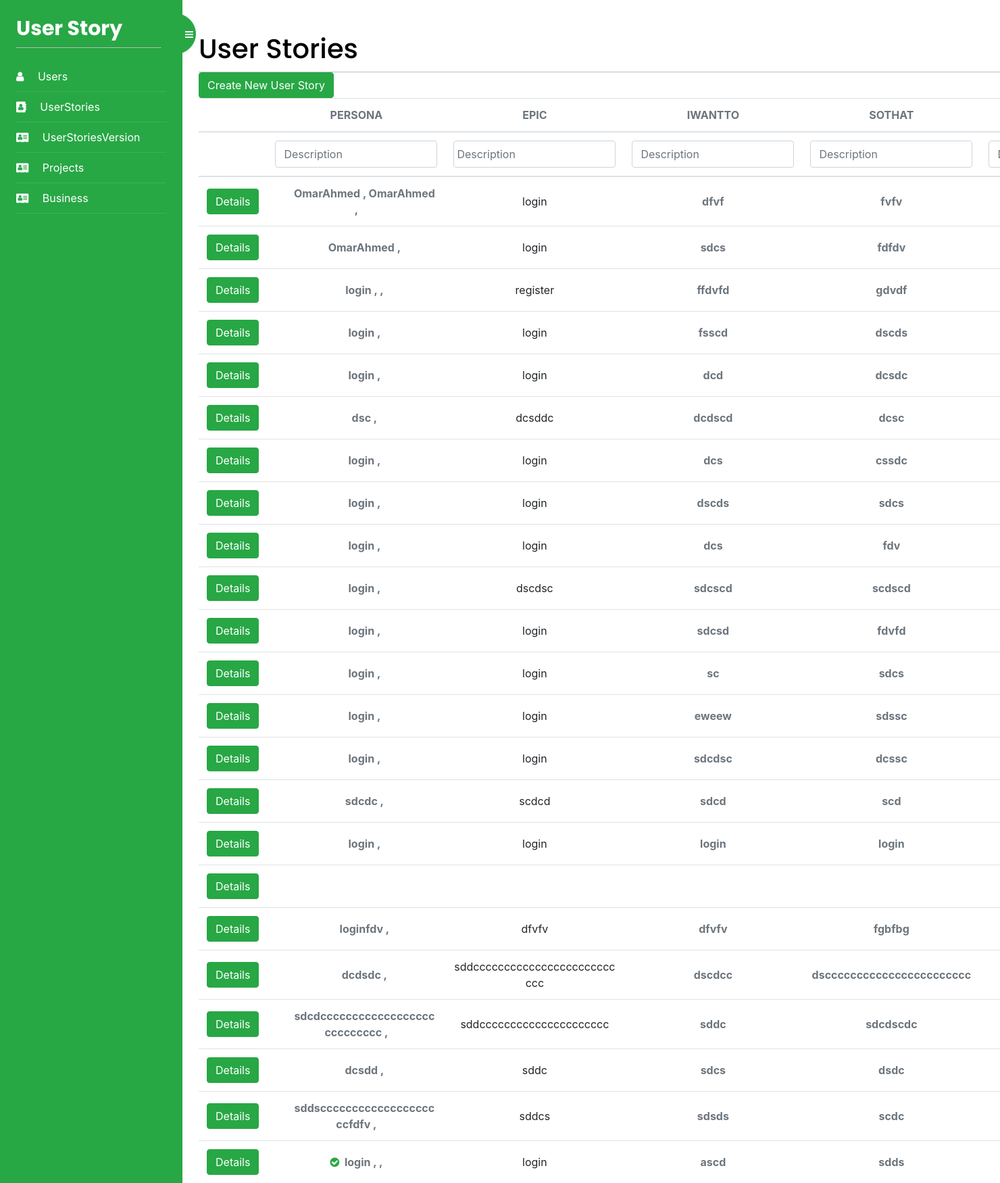
/UserStories/list/ (signed in), run on an earlier commit of the app's database.
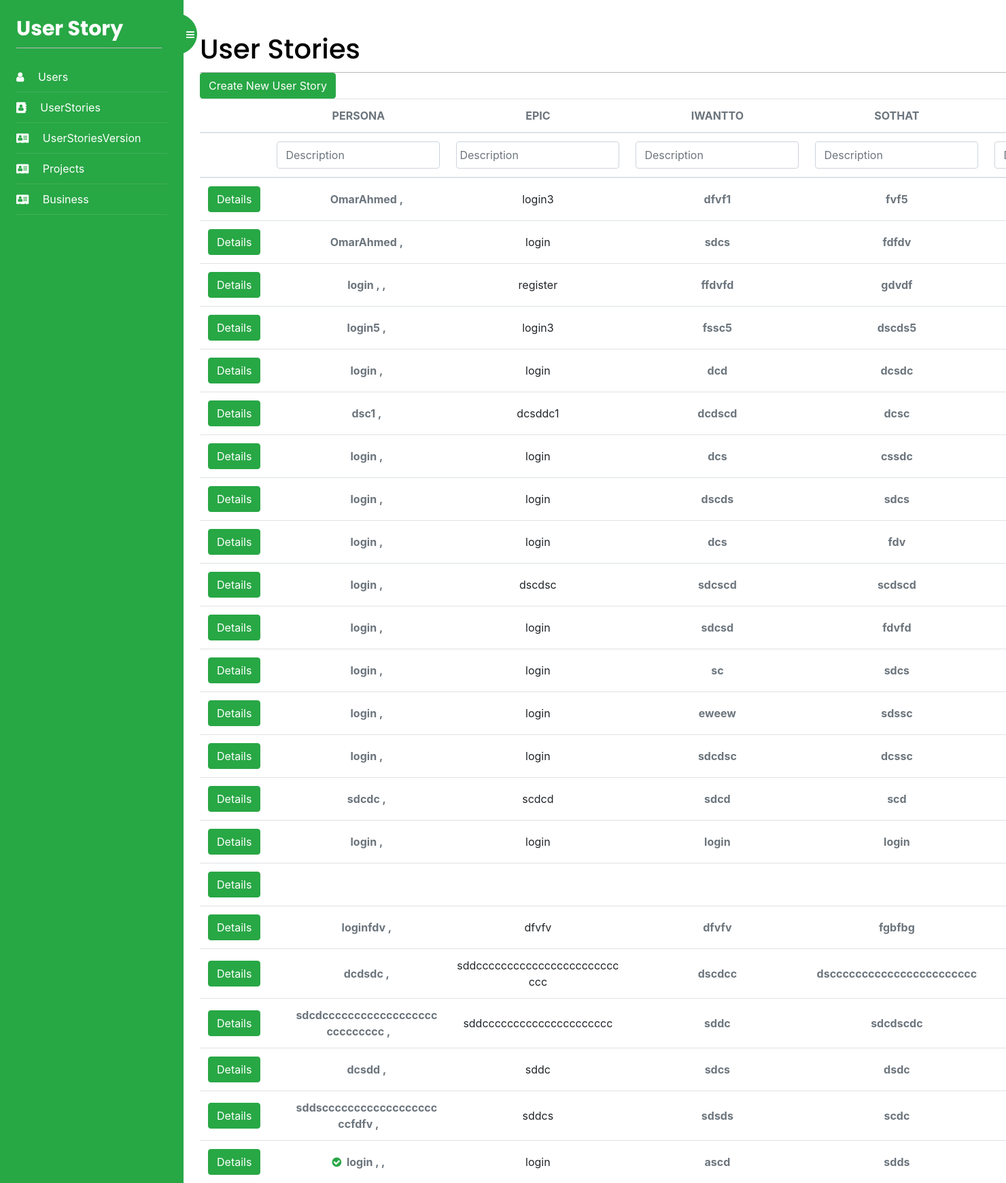
And on a later commit of the database.
### UserStoryApp/models.py (models this page shows, shortened)
class UserStory(models.Model):
    id = models.AutoField(primary_key=True)
    iWantTO = models.TextField(blank=True)
    soThat = models.TextField(blank=True)
    priority = models.TextField(blank=True)
    userStoriesVersion = models.ForeignKey(
        UserStoryVersion, on_delete=models.CASCADE, blank=True, null=True)
    Persona = models.ManyToManyField(Persona)
    RAIDS = models.ManyToManyField(RAIDS)
    DevelopmentTask = models.ManyToManyField(DevelopmentTask)
    Estimates = models.ManyToManyField(Estimates)
    US_Group = models.ForeignKey(
        US_Group, on_delete=models.CASCADE, blank=True, null=True)
    Epic = models.ForeignKey(Epic, on_delete=models.CASCADE, null=True)
    platforms = []
    class Meta:
        db_table = "UserStory"
    def get_Persona(self):
        return "\n".join([f'{p.Name} , ' for p in self.Persona.all()])
    def get_RAIDS(self):
        print("g\r\ng")
        return "\n".join([f'{p.description} \r\n' for p in self.RAIDS.all()])
    def get_DevTask(self):
        return "\n".join([f'{p.description} \r\n' for p in self.DevelopmentTask.all()])
    def get_UsGroup(self):
        if self.US_Group:
            return self.US_Group.description
        return False

class Persona(models.Model):
    id = models.AutoField(primary_key=True)
    Name = models.TextField(blank=True)
    class Meta:
        db_table = "Persona"

class Epic(models.Model):
    id = models.AutoField(primary_key=True)
    versionName = models.TextField(blank=True)
    class Meta:
        db_table = "Epic"

### UserStories/views.py (the view, shortened to what this page needs)
# urls.py: path('list/', views.userStories_list, name='userStories'),
@login_required
def userStories_list(request):
    persona = []
    RAIDS = []
    DevTask = []
    Indicator = []
    epic = []
    soThat = []
    iWantTO = []
    userStories = UserStory.objects.all()
    iWantTOObjects = [i.iWantTO for i in userStories]
    iWantTOObjects = dumps(iWantTOObjects)
    soThatObjects = [i.soThat for i in userStories]
    soThatObjects = dumps(soThatObjects)
    devTasksObjects = []
    for i in userStories:
        for d in i.DevelopmentTask.all():
            devTasksObjects.append(d.description)
    devTasksObjects = dumps(devTasksObjects)
    RAIDSObjects = []
    for i in userStories:
        for d in i.RAIDS.all():
            RAIDSObjects.append(d.description)
    RAIDSObjects = dumps(RAIDSObjects)
    if request.GET.get("Indicator"):
        Indicator = request.GET.getlist("Indicator")
        Indicator = list(filter(None, Indicator))
        for i in Indicator:
            userStories = userStories.filter(
                US_Group__description__contains=i)
    return render(request, 'userStories/userStories.html', {'users': userStories, 'personaObjects': personaObjects, 'epicObjects': epicObjects, 'iWantTOObjects': iWantTOObjects, 'soThatObjects': soThatObjects, 'devTasksObjects': devTasksObjects, 'RAIDSObjects': RAIDSObjects, 'form': {'persona': persona, 'RAIDS': RAIDS, 'DevTask': DevTask, 'indicator': Indicator, 'Epic': epic, 'SoThat': soThat, 'IWantTO': iWantTO}})

### UserStories/templates/userStories/userStories.html (shortened to what the changed rows need)
{% extends "base.html" %}
{% block content %}
<div>
    <h1 class="m-auto">User Stories</h1>
</div>
<div class="testimonial-group table-responsive p-0" style="max-width: 76.5rem;">
    <table  class="table align-items-center mb-0">
        <thead>
            <tr>
                <th></th>
                <th class="text-center text-uppercase text-secondary text-xxs font-weight-bolder opacity-7">Persona</th>
                <th class="text-center text-uppercase text-secondary text-xxs font-weight-bolder opacity-7">Epic
                </th>
                <th class="text-center text-uppercase text-secondary text-xxs font-weight-bolder opacity-7">iWantTO</th>
                <th class="text-center text-uppercase text-secondary text-xxs font-weight-bolder opacity-7">soThat</th>
                <th class="text-center text-uppercase text-secondary text-xxs font-weight-bolder opacity-7">User Acceptance Criteria</th>
            </tr>
        </thead>
        <thead>
            <tr>
                <th></th>
                <form id="form" method="get" name="filter" autocomplete="off">
                    <th class="minWidth text-center text-uppercase text-secondary text-xxs font-weight-bolder opacity-7">
                        <div >
                            <input type="text" name="Persona" class="form-control filter" id="personaInputfilter"
                                id="exampleInputEmail1" aria-describedby="emailHelp" placeholder="Description">
                        </div>
                    </th>
                    <th style="min-width: 8rem;" class="minWidth text-center text-uppercase text-secondary text-xxs font-weight-bolder opacity-7">
                        <div>
                        <input type="text" name="Epic" class="form-control filter p-1" id="epicInputfilter" aria-describedby="emailHelp"
                            placeholder="Description">
                        </div>
                    </th>
                <th class="minWidth text-center text-uppercase text-secondary text-xxs font-weight-bolder opacity-7">
                   <div>
                    <input type="text" name="IWantTO" class="form-control filter" id="iWantToInput" aria-describedby="emailHelp"
                        placeholder="Description">
                   </div>
                </th>
                <th class="minWidth text-center text-uppercase text-secondary text-xxs font-weight-bolder opacity-7">
                    <div>
                        <input type="text" name="SoThat" class="form-control filter" id="soThatInput" aria-describedby="emailHelp"
                            placeholder="Description">
                    </div>
                </th>
                <th class="minWidth text-center text-uppercase text-secondary text-xxs font-weight-bolder opacity-7">
                    <div>
                        <input type="text" name="DevTask" class="form-control filter" id="devTaskInput"
                            aria-describedby="emailHelp" placeholder="Description">
                    </div>
                </th>
                    </div>
        <tbody>
            {% for user in users %}
                <tr>
                <td class="align-middle text-center">
                    <a href="{% url 'userStoryDetails' user.id %}" class="btn btn-success" aria-hidden="true">
                        Details
                    </a>
                </td>
                <td class="align-middle text-center">
                    <div>
                    {% if user.get_UsGroup %}
                    <span class="text-secondary text-xs font-weight-bold mr-1 groupName" data-toggle="tooltip"
                        title={{user.get_UsGroup}}>
                        <i class="fa fa-check-circle text-success group" style="cursor: pointer;"></i>
                    </span>
                    <span class="text-secondary text-xs font-weight-bold">{{user.get_Persona}}</span>
                    {% else %}
                    <span class="text-secondary text-xs font-weight-bold ml-4">{{user.get_Persona}}</span>
                    {% endif %}
                    </div>
                </td>
                <td class="align-middle text-center">
                    <div>
                    {{user.Epic.versionName}}
                    </div>
                </td>
                <td class="align-middle text-center">
                    <div>
                    <span class="text-secondary text-xs font-weight-bold">{{user.iWantTO}}</span>
                    </div>
                </td>
                <td class="align-middle text-center">
                    <div>
                    <span class="text-secondary text-xs font-weight-bold">{{user.soThat}}</span>
                    </div>
                </td>
                <td class="align-middle text-center">
                    <div class="Bigger">
                    </div>
                </td>
            </tr>
            {% endfor %}
        </tbody>
</div>
{% endblock %}

What changed in the data, as far as the page shows it:
changed UserStory: get_Persona "OmarAhmed , OmarAhmed ," → "OmarAhmed ,"; Epic.versionName "login" → "login3"; iWantTO "dfvf" → "dfvf1"; soThat "fvfv" → "fvf5"
changed UserStory: get_Persona "login ," → "login5 ,"; Epic.versionName "login" → "login3"; iWantTO "fsscd" → "fssc5"; soThat "dscds" → "dscds5"
changed UserStory "dcdscd": get_Persona "dsc ," → "dsc1 ,"; Epic.versionName "dcsddc" → "dcsddc1"
